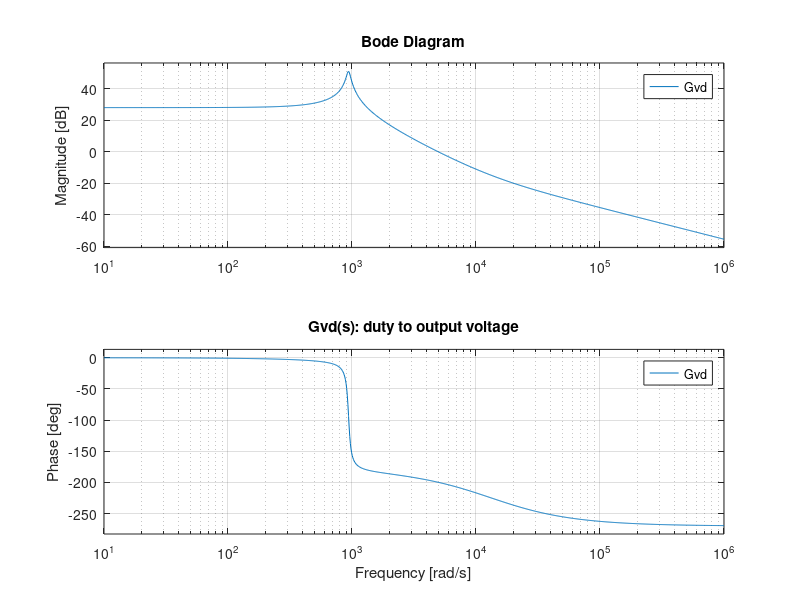
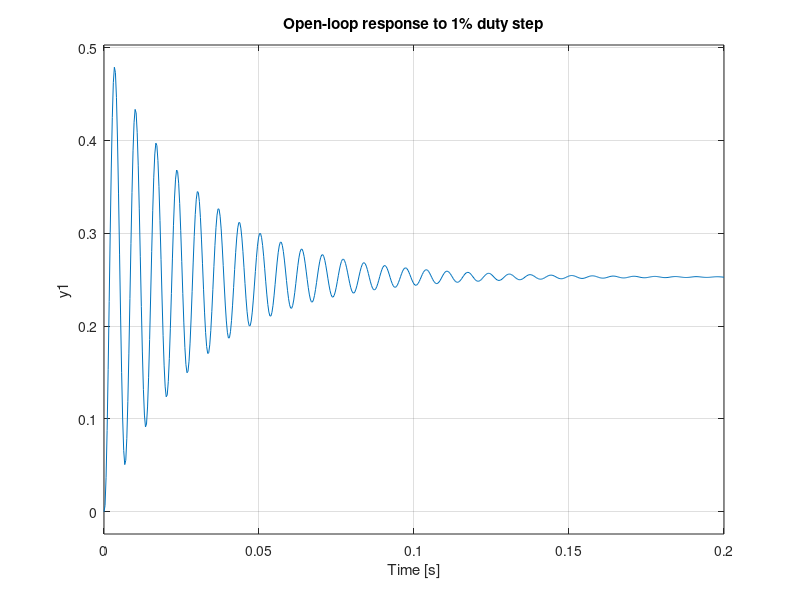

The MATLAB source for these figures, in order:
clc; clear; close all;

%% 1. Fixed parameters (your physical circuit)
Vin  = 8.9;          % V
Vref = 15;          % V
fs   = 62.5e3;        % Hz
L    = 400e-6;      % H  (actual)
C    = 1000e-6;     % F  (actual)
D    = 1 - Vin/Vref;   % ideal duty = 0.5

%% 2. Choose the load (edit Pload only)
Pload = 15;                  % W  <-- design load
R     = Vref^2/Pload;        % ohm
Iout  = Vref/R;              % A
IL    = Iout/(1-D);          % average inductor current

%% 3. Ripple and mode checks
dIL   = Vin*D/(L*fs);                 % inductor ripple (pk-pk), A
dVo   = Iout*D/(fs*C);                % output ripple (pk-pk), V
ripIL = 100*dIL/IL;                   % % of average IL
ripVo = 100*dVo/Vref;                 % % of Vout

Rcrit = 2*L*fs/(D*(1-D)^2);           % CCM if R < Rcrit
Pmin_CCM = Vref^2/Rcrit;              % minimum power for CCM

% Load range that suits this L and C
R_ccm_max     = Rcrit;                          % DCM boundary
R_ripple30    = Vref*(1-D)/(Vin*D/(L*fs)/0.3);  % dIL = 30% of IL
P_ripple30    = Vref^2/R_ripple30;

fprintf('--- Design with L=%.0f uH, C=%.0f uF ---\n', L*1e6, C*1e6);
fprintf('Duty D            = %.3f\n', D);
fprintf('Load R            = %.2f ohm (%.1f W, %.2f A)\n', R, Pload, Iout);
fprintf('Avg inductor I    = %.2f A\n', IL);
fprintf('Inductor ripple   = %.2f A pp (%.1f %% of IL)\n', dIL, ripIL);
fprintf('Output ripple     = %.3f V pp (%.2f %%)\n', dVo, ripVo);
fprintf('CCM boundary      : R < %.1f ohm  (P > %.1f W)\n', Rcrit, Pmin_CCM);
fprintf('Ripple<=30%% of IL : P >= %.1f W\n', P_ripple30);
if R < Rcrit
    disp('Mode: CCM  (OK)');
else
    disp('Mode: DCM  (averaged model below NOT valid)');
end

%% 4. Small-signal model (valid in CCM)
s   = tf('s');
den = 1 + s*L/(R*(1-D)^2) + s^2*L*C/(1-D)^2;
Gvd = (Vref/(1-D)) * (1 - s*L/(R*(1-D)^2)) / den;   % duty -> Vout
Gvg = (1/(1-D)) / den;                              % Vin  -> Vout

fRHPZ = R*(1-D)^2/(2*pi*L);
f0    = (1-D)/(2*pi*sqrt(L*C));
fprintf('RHP zero          = %.0f Hz\n', fRHPZ);
fprintf('LC resonance      = %.0f Hz\n', f0);
fprintf('Suggested loop crossover < %.0f Hz (about fRHPZ/5)\n', fRHPZ/5);

figure; bode(Gvd); grid on; title('Gvd(s): duty to output voltage');
figure; step(Gvd*0.01); grid on; title('Open-loop response to 1% duty step');

%% 5. Values to use in Simulink
% Vin=12 V, L=400e-6, C=1000e-6, R=R (above), fs=10e3, Vref=24,
% initial duty D=0.5, diode drop ~0.7 V, add C ESR ~ 20-50 mOhm if known
